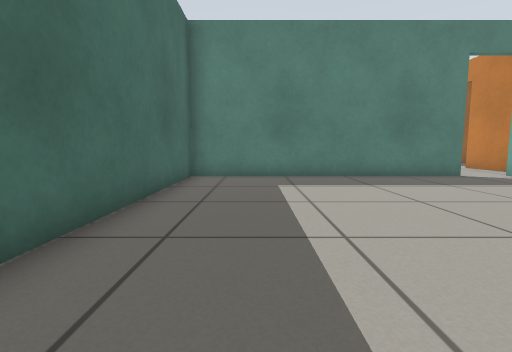
[1] (above)

15 first-person views from a walk through a Gazebo world. The camera is 0.5 m above the floor, tilts 6° down and sees 85° across. The floor is counted in squares, 0.5 m on a side. Each view is taken from the middle of a square. On the plan, view 1 faces up. The plan holds only what a view shows up to about 11 squares ahead; the rest is blank. The place goes on beyond the plan. Simple patterns stand in for the simulator's built-in surfaces.

[2]
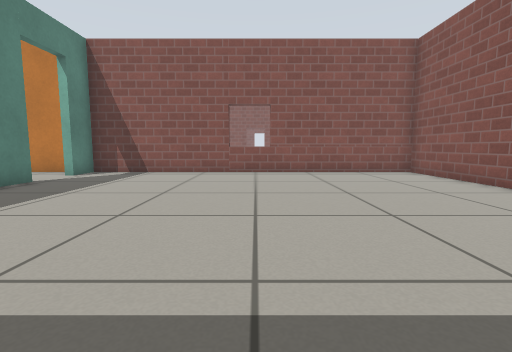

[3]
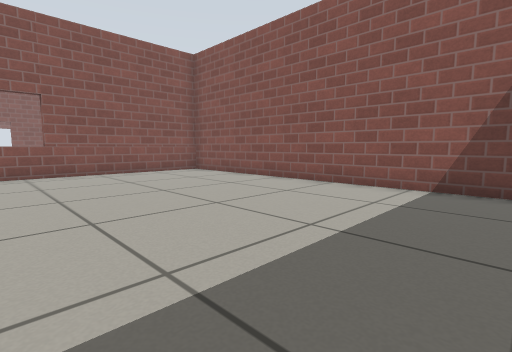

[4]
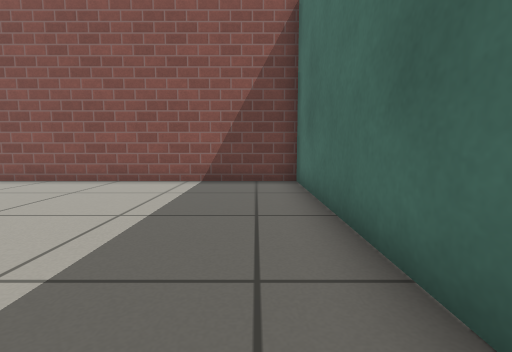

[5]
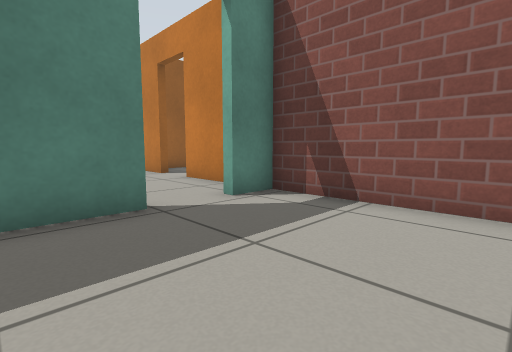

[6]
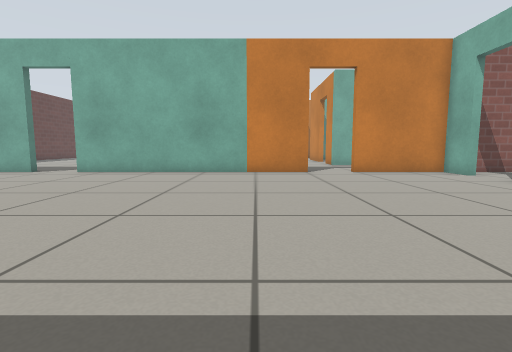

[7]
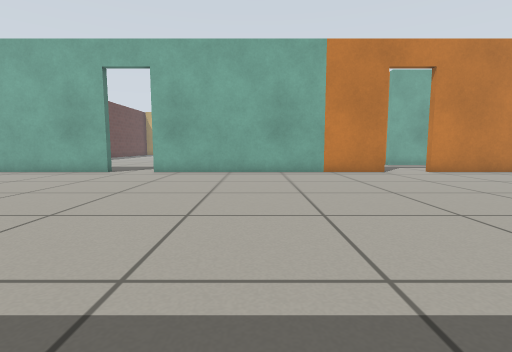

[8]
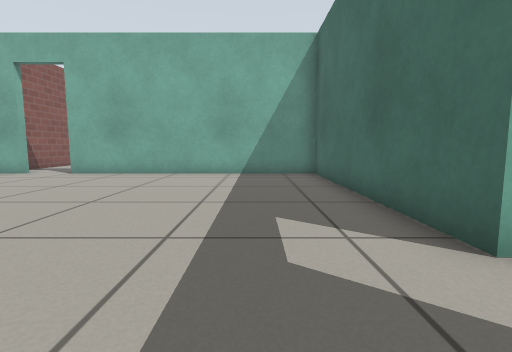

[9]
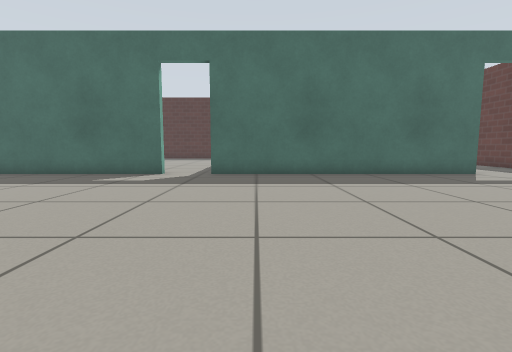

[10]
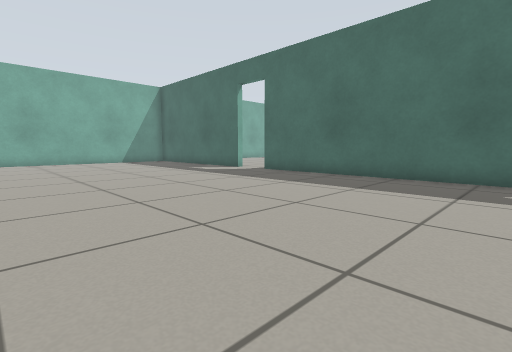

[11]
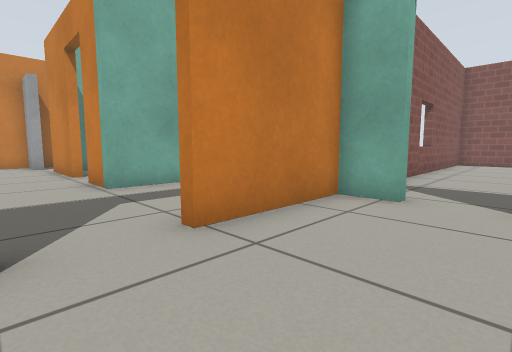

[12]
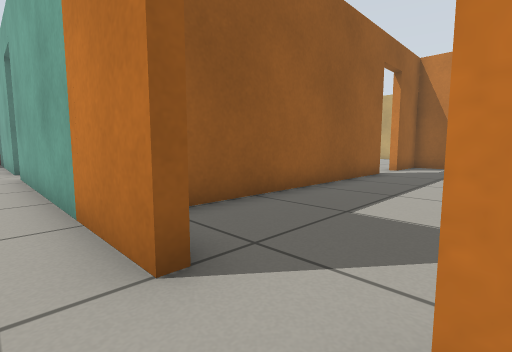

[13]
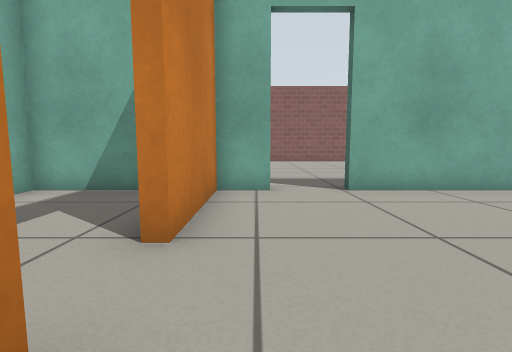

[14]
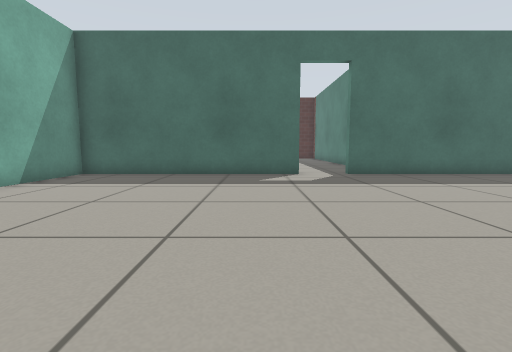

[15]
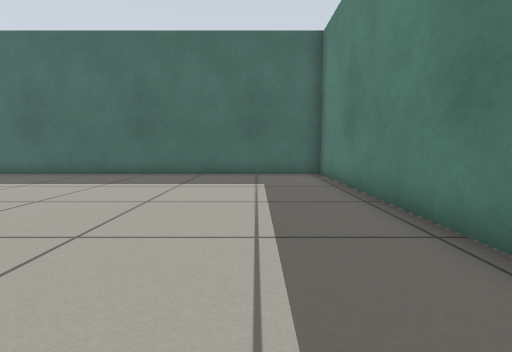

### Floor plan
Points are (right, up) in squares from view 1. A wall is a line through its corners. A room is listed if a view was taken in it or the views show most of it. See-through windows are left out.
Room 1 (views 1, 2, 3, 4, 5, 15)
walls: (6.9, 9.3) (-2.2, 9.3) (-2.2, -3.1) (9.9, -3.1) (9.9, 9.3) (8.7, 9.3)
ways out: open door at (7.5, 9.5) to room 2
Room 2 (views 6, 7, 8, 9, 10, 11, 12, 13, 14)
walls: (-2.2, 17.6) (-2.2, 9.7) (6.9, 9.7); (9.9, 14.9) (9.9, 24); (9.9, 25.7) (9.9, 28.5); (-2.2, 28.5) (-2.2, 19.4); (8.7, 9.7) (9.9, 9.7) (9.9, 13.2)
ways out: open door at (7.5, 9.5) to room 1; open door at (-2, 18.5); open door at (10, 14.5); open door at (10, 24.5)

Where each view was taken, in squares from view 1:
view 1: 0 up, 0 right, facing up
view 2: 3 up, 1 left, facing right
view 3: 4 up, 1 left, facing down-right
view 4: 5 up, 1 left, facing down
view 5: 5 up, 5 right, facing up-right
view 6: 17 up, 1 left, facing right
view 7: 20 up, 1 left, facing right
view 8: 20 up, 0 right, facing down
view 9: 21 up, 8 right, facing left
view 10: 28 up, 7 right, facing down-left
view 11: 15 up, 7 right, facing down-right
view 12: 13 up, 9 right, facing up-right
view 13: 16 up, 9 right, facing down
view 14: 16 up, 8 right, facing left
view 15: 7 up, 8 right, facing left
